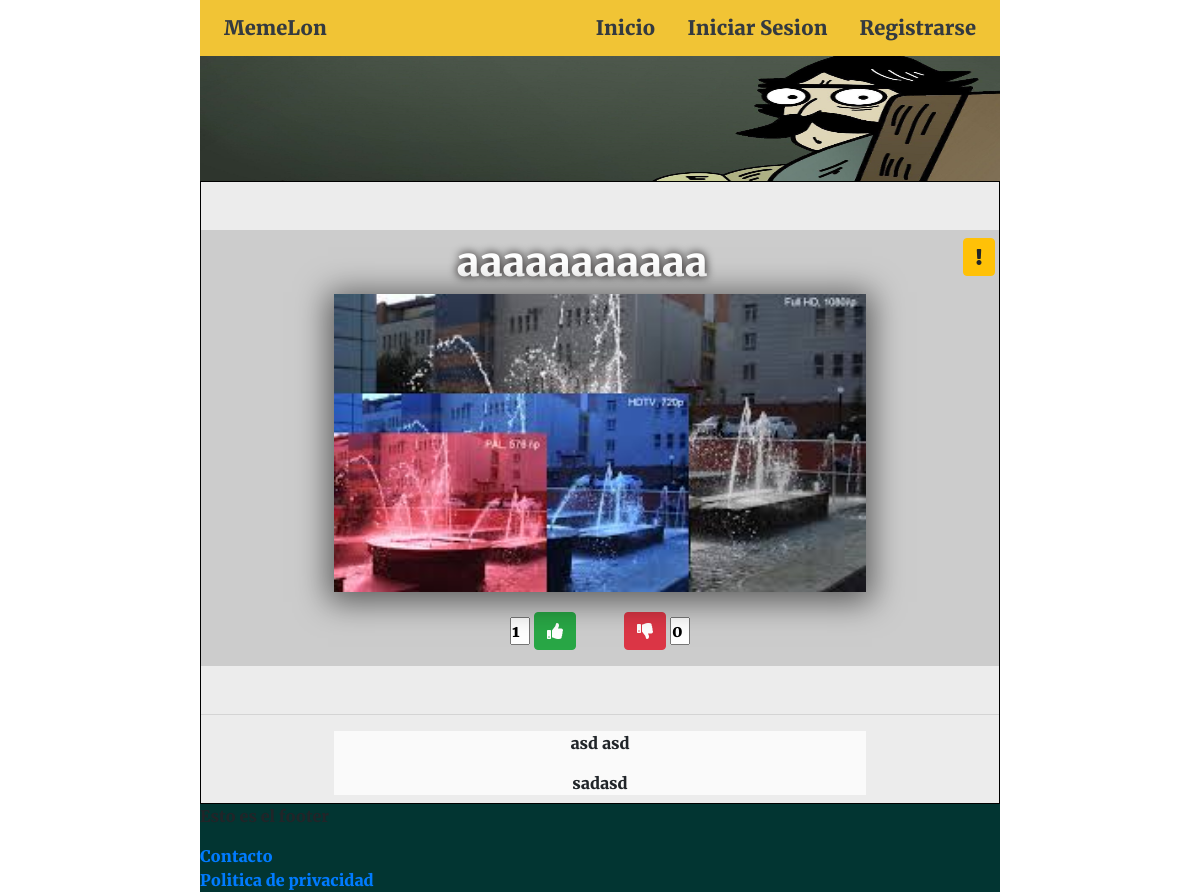
The page /index.php?p=publicacion&id=43 on the database its author committed.
### tables this page shows
CREATE TABLE `contenido` (
  `id_contenido` int(11) NOT NULL,
  `id_usuario` int(11) NOT NULL,
  `titulo` varchar(30) NOT NULL,
  `imagen` varchar(60) NOT NULL DEFAULT ' ',
  `votos_positivos` varchar(10) NOT NULL,
  `votos_negativos` varchar(10) NOT NULL,
  `categoria` varchar(20) DEFAULT NULL,
  `reportes` int(100) DEFAULT '0'
);

CREATE TABLE `comentarios` (
  `id_comentario` int(11) NOT NULL,
  `id_usuario` int(11) NOT NULL,
  `id_contenido` int(11) NOT NULL,
  `comentario` varchar(100) NOT NULL
);

CREATE TABLE `usuarios` (
  `id_usuario` int(11) NOT NULL,
  `nombre` varchar(10) NOT NULL,
  `apellidos` varchar(30) NOT NULL,
  `email` varchar(40) NOT NULL,
  `pas` varchar(20) NOT NULL,
  `tipoUsr` varchar(20) NOT NULL
);

### Clases/Contenido.php (called while the page is built, shortened)
<?php
require_once("Abstracta.php");
class Contenido extends Abstracta
{
    function __construct()
    {
        $this->db_name = 'memes';
    }
    public function get($id_contenido = "")
    {
        $this->query = "SELECT * FROM contenido where id_contenido ='$id_contenido'";
        $this->get_results_from_query();
        return $this->rows;
    }
}
?>

### Clases/Abstracta.php (called while the page is built, shortened)
<?php
abstract class Abstracta
{
    private static $db_host = 'localhost';
    private static $db_user = 'root';
    private static $db_pass = '';
    protected $db_name = 'memes';
    protected $query;
    private $conn;
    private function open_connection()
    {
        $this->conn = new mysqli(
            self::$db_host,
            self::$db_user,
            self::$db_pass,
            $this->db_name
        );
        $this->conn->query("SET CHARACTER SET utf8");
    }
    protected function get_results_from_query()
    {
        $result = $this->conn->query($this->query);
    }
}
?>

### Clases/Comentario.php (called while the page is built, shortened)
<?php
require_once("Abstracta.php");
class Comentario extends Abstracta
{
    function __construct()
    {
        $this->db_name = 'memes';
    }
	public function get_todos()
	{
		$this->query = "SELECT * FROM comentarios ORDER BY id_comentario DESC";
		$this->get_results_from_query();
		return $this->rows;
	}
}
?>

### Clases/Usuario.php (called while the page is built, shortened)
<?php
require_once("Abstracta.php");
class Usuario extends Abstracta
{
	function __construct()
	{
		$this->db_name = 'memes';
	}
	public function getPorId($id_usuario = "")
	{
		$this->query = "SELECT * FROM memes.usuarios where id_usuario ='$id_usuario'";
		$this->get_results_from_query();
		return $this->rows;
	}
}
?>

### Includes/publicacion.php (the view, shortened to what this page needs)
<?php
$id_contenido = $_GET['id'];
$contenido = new Contenido();
$rows = $contenido->get($id_contenido);
echo '<div class="col text-center  contenido col-12 col-md-12 w-50 px-0 mx-auto">';
foreach ($rows as $key => $value) {
    $id_contenido = $value['id_contenido'];
    $x = "";
    $y = "";
    $r = "";
    echo "<div  class='publicacion  pt-2 pb-2 mt-5  mb-2 border-bottom mx-auto' id=id-" . $value['id_contenido'] . ">";
    echo "<button onclick='maquinariaReportar(\"" . $r . "\")'class='btn btn-warning mr-1 float-right' type='submit' name='botonReportar'><i<i class='fas fa-exclamation'></i></button>";
    echo "<h1 class='text-white sombraLetras'>" . $value['titulo'] . "</h1>";
    echo "<img class='img-fluid mb-3 px-0 shadow-lg col-11 col-md-8' src='img/" . $value["imagen"] . "'>";
    echo "<br>";
    echo "<input id='inputPositivo-" . $value['id_contenido'] . "' type='text' name='inputPositivo' value='" . $value['votos_positivos'] . "' readonly style='width:20px;'>";
    echo "<button  onclick='maquinariaVotar(\"" . $y . "\")' class='mt-1 mb-2  ml-1 mr-5 btn btn-success' type='button' name='botonVotarPositivo'><i class='fas fa-thumbs-up'></i></button>";
    echo "<button  class=' mr-1 mt-1 mb-2  btn btn-danger' onclick='maquinariaVotar(\"" . $x . "\")' type='button' name='botonVotarNegativo'><i class='fas fa-thumbs-down'></i></button>";
    echo "<input class='' type='text' id='inputNegativo-" . $value['id_contenido'] . "' value='" . $value['votos_negativos'] . "' readonly style='width:20px;'>";
    echo "</div>";
}
echo "<hr class='mt-5'>";
echo "<div class='comentarios  mb-2'>";
$comentario = new Comentario();
$rows = $comentario->get_todos();
$usuario = new Usuario();
foreach ($rows as $key => $value) {
    if ($value['id_contenido'] == $id_contenido) {
        $user = $usuario->getPorId($value['id_usuario']);
        echo "<div class='com col-12 col-sm-8 mx-auto mb-2'>";
        echo "<p class ='nombreComentario'>".$user[0]['nombre']." ". $user[0]['apellidos']."</p>";
        echo "<p class ='comentario m-0'>" . $value['comentario'] . "</p>";
        echo "</div>";
    }
}
echo "</div>";
 ?>

### css/Style.css (style rules this page uses)
* { margin: 0 ; padding: 0 ; font-family: 'Merriweather', serif; }
body { border: 1px solid black !important; }
div.contenido { background: #ECECEC !important; border: 1px solid black !important; }
.publicacion { background: #CCCCCC !important; }
.sombraLetras { text-shadow: 0px 0px 10px #070000; }
.com:nth-of-type(even) { background-color: #fafafa !important; }
@media (min-width: 768px ) { .border-bottom { border: none !important; } }
@media (min-width: 992px) { .contenido { border:none !important; } }
@media (min-width: 992px) { .publicacion { border:none !important; } }

### rows shown on the page
contenido: titulo "aaaaaaaaaaa", imagen (picture), inputPositivo "1", votos_negativos "0"
comentarios: id_usuario.nombre "asd", id_usuario.apellidos "asd", comentario "sadasd"
